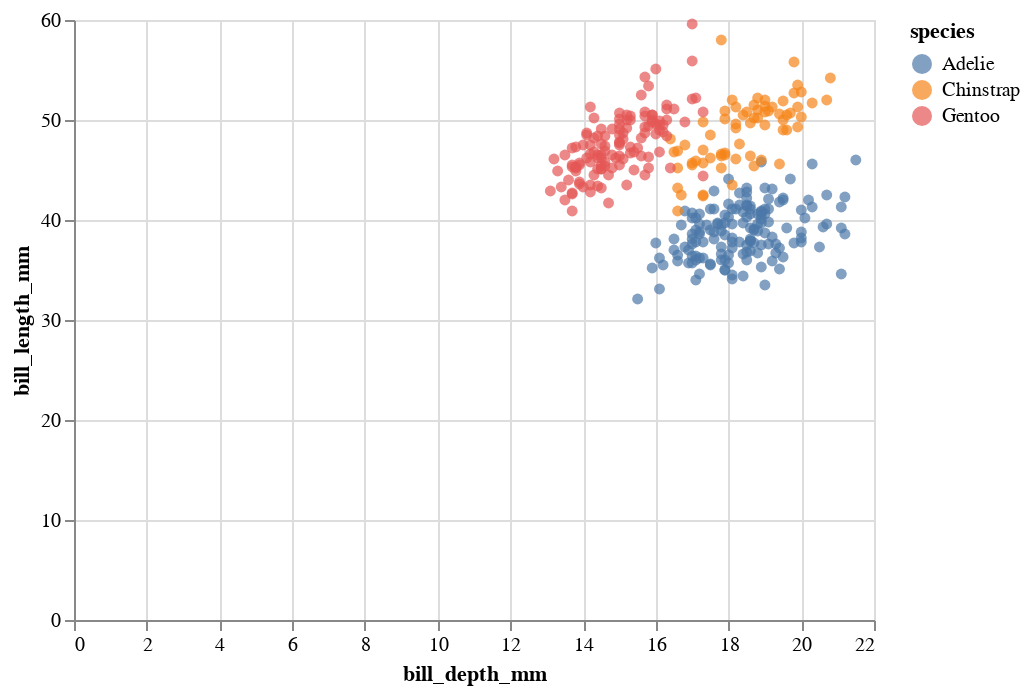

The notebook cell this image was saved under:
### Code cell
alt.Chart(df).mark_circle().encode(
    x="bill_depth_mm",
    y="bill_length_mm",
    color="species"
)

### Figure 1 — Vega-Lite specification as saved in the notebook (floating-point values rounded to 4 significant figures; data arrays with more than 128 entries replaced by an {"elided": "..."} marker saying what was removed)
{"config": {"view": {"continuousWidth": 400, "continuousHeight": 300}}, "data": {"name": "data-6503fb4fbd21ca2400956d2086879525"}, "mark": "circle", "encoding": {"color": {"field": "species", "type": "nominal"}, "x": {"field": "bill_depth_mm", "type": "quantitative"}, "y": {"field": "bill_length_mm", "type": "quantitative"}}, "$schema": "https://vega.github.io/schema/vega-lite/v4.17.0.json", "datasets": {"data-6503fb4fbd21ca2400956d2086879525": {"elided": "344 records"}}}
